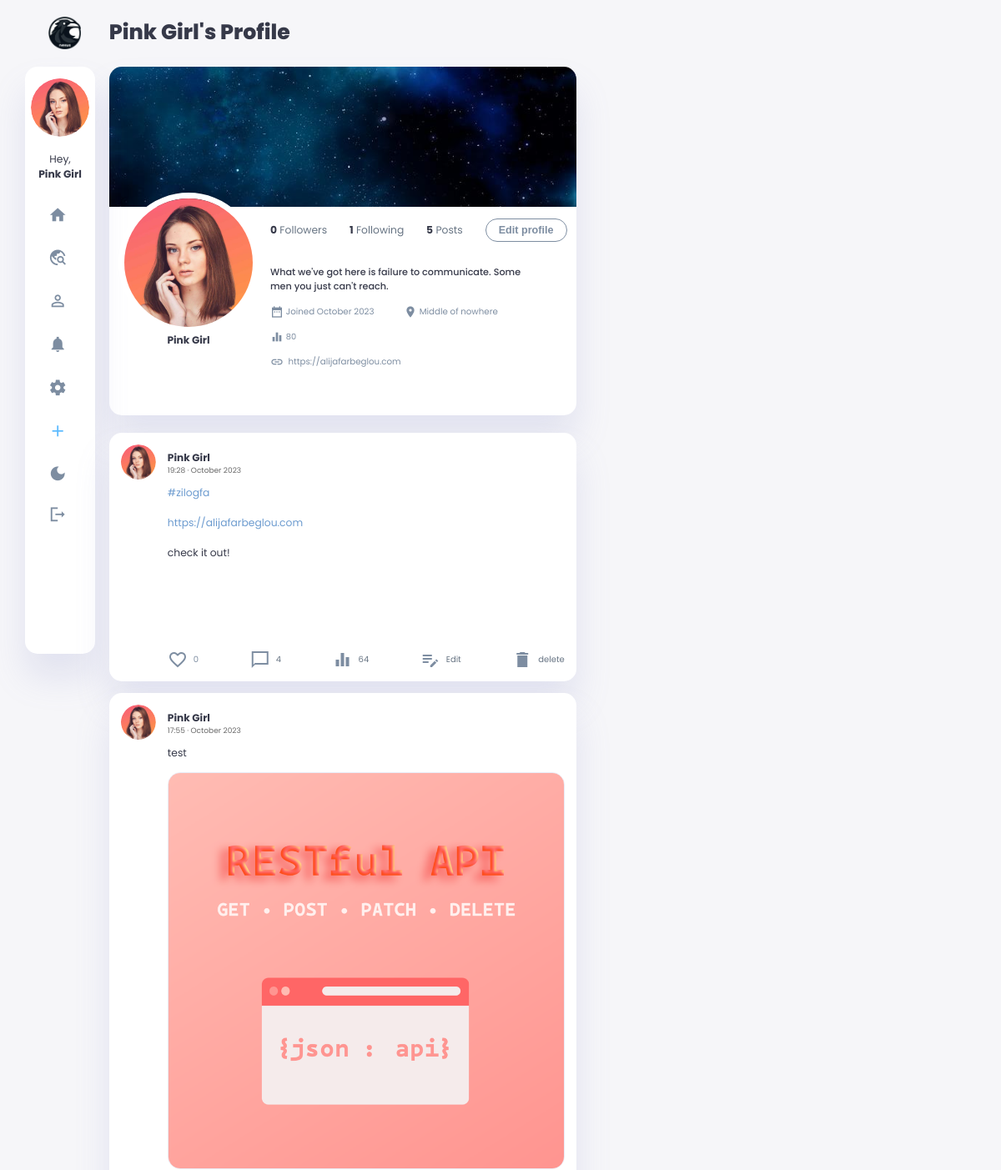
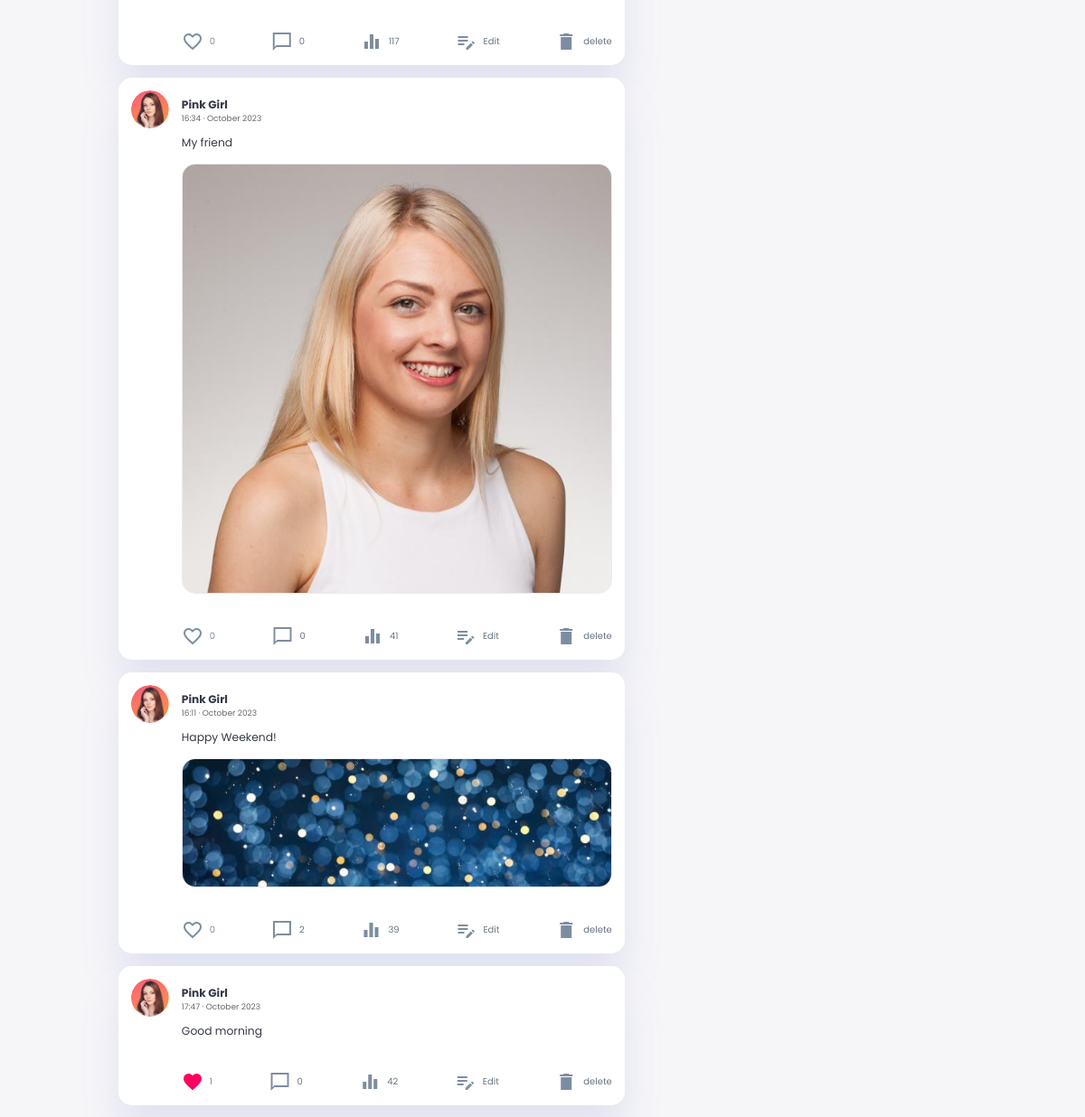
/2 (signed in), run on an earlier commit of the app's database (2 pictures, top to bottom).
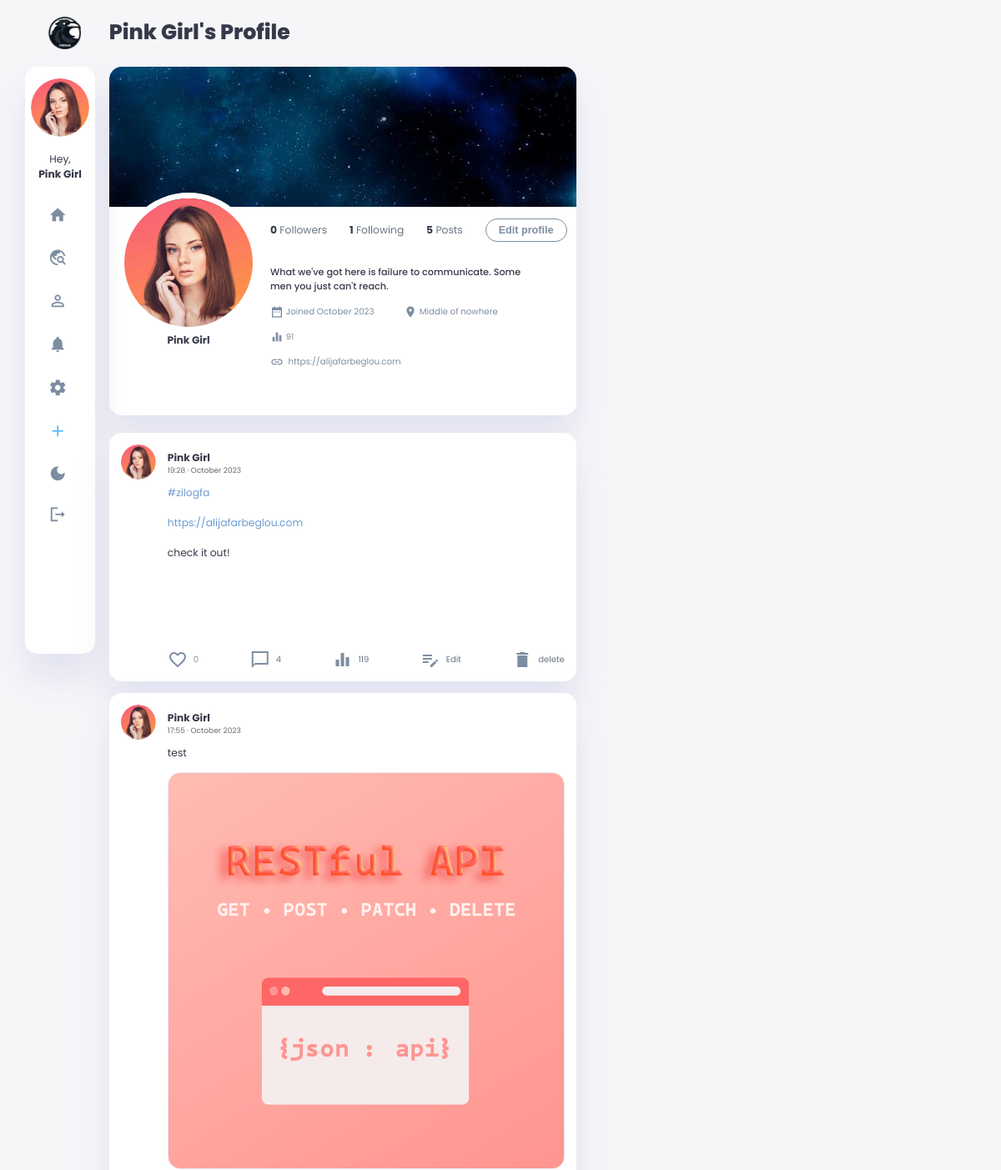
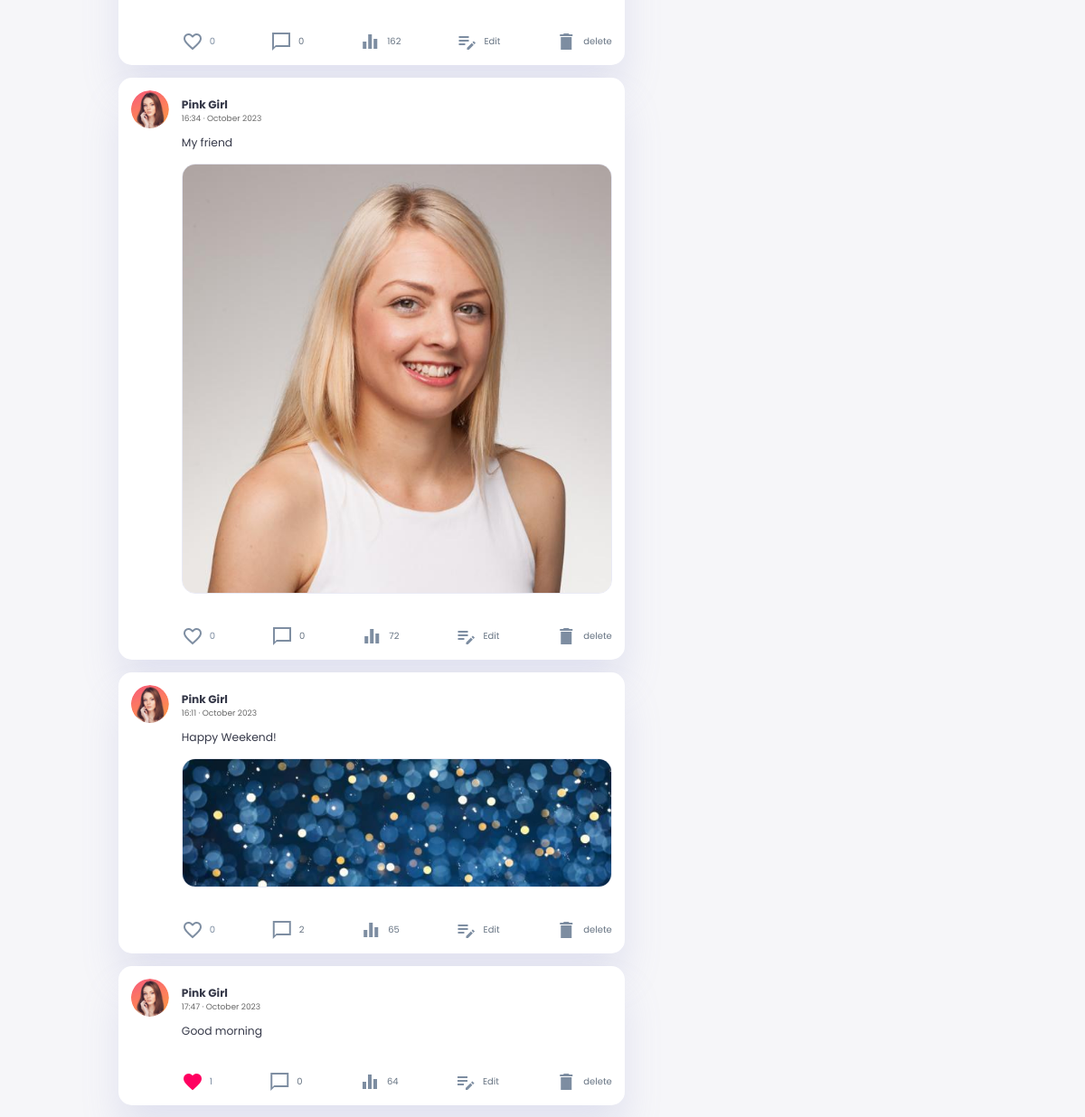
And on a later commit of the database (2 pictures, top to bottom).
### main.py (models this page shows, shortened)
    class User(db.Model, UserMixin):
        __tablename__ = 'user'
        id = db.Column(db.Integer, primary_key=True)
        username = db.Column(db.String(40), nullable=False, unique=False)
        email = db.Column(db.String(80), nullable=False, unique=True)
        password = db.Column(db.String(100), nullable=False)
        profile_picture = db.Column(db.String(80))
        header_picture = db.Column(db.String(80))
        bio = db.Column(db.Text, nullable=True)
        phone_number = db.Column(db.String(20), nullable=True)
        location = db.Column(db.String(30), nullable=True)
        birthday = db.Column(db.DateTime, nullable=True)
        bio_url = db.Column(db.String(255), nullable=True)
        profile_impressions = db.Column(db.Integer, default=0)
        created_at = db.Column(db.DateTime, default=datetime.utcnow)
        updated_at = db.Column(
            db.DateTime, default=datetime.utcnow, onupdate=datetime.utcnow)
        is_blocked = db.Column(db.Boolean, default=False)
        is_private = db.Column(db.Boolean, default=False)
        dark_theme = db.Column(db.Boolean, default=False)
        posts = relationship('Post', back_populates='user')
        comments = db.relationship('Comment', back_populates='user')
        liked_posts = db.relationship(
            'Post', secondary=likes, backref='likers')
        followed = db.relationship('User', secondary=followers,
                                   primaryjoin=(followers.c.follower_id == id),
                                   secondaryjoin=(
                                       followers.c.followed_id == id),
                                   backref=db.backref('followers', lazy='dynamic'), lazy='dynamic')

    class Post(db.Model):  # user.posts.all()
        __tablename__ = 'post'
        id = db.Column(db.Integer, primary_key=True)
        user_id = db.Column(db.Integer, db.ForeignKey(
            'user.id'), nullable=False)
        body = db.Column(db.Text, nullable=False)
        post_picture = db.Column(db.String(200))
        likes = db.Column(db.Integer, default=0)
        created_at = db.Column(db.DateTime, default=datetime.utcnow)
        updated_at = db.Column(
            db.DateTime, default=datetime.utcnow, onupdate=datetime.utcnow)
        post_impressions = db.Column(db.Integer, default=0)
        user = relationship('User', back_populates='posts')
        comments = db.relationship(
            'Comment', back_populates='post', cascade="all, delete-orphan")

### main.py (the view)
    @app.route('/<int:user_id>')
    @login_required
    def user_profile(user_id):
        user = User.query.get(user_id)
        if user:
            followers = user.followers.all()
            followed = user.followed.all()
            reversed_posts = Post.query.filter_by(
                user_id=user.id).order_by(Post.created_at.desc()).all()
            for post in reversed_posts:
                post.body = process_post_body(post.body)
            return render_template('user_profile.html', user=user, followers=followers, followed=followed, posts=reversed_posts, current_user=current_user, logged_in=current_user.is_authenticated, csrf_token=generate_csrf())
        else:
            flash('User not found.')
            return redirect(url_for('home_page'))

### main.py (called while the page is built)
@login_manager.user_loader
def load_user(user_id):
    return User.query.get(int(user_id))

@app.before_request
def before_request():
    g.csrf_token = generate_csrf()  # from flask import g

def process_post_body(body):
    body = re.sub(
        r'(http[s]?://(?:[a-zA-Z]|[0-9]|[$-_@.&+]|[!*\\(\\),]|(?:%[0-9a-fA-F][0-9a-fA-F]))+)',
        r'<a href="\1" target="_blank" class="url-link">\1</a>', body
    )
    body = re.sub(
        r'#(\w+)', r'<a href="/search?query=\1" class="hashtag-link">#\1</a>', body)
    return body

### templates/user_profile.html (shortened to what the changed rows need)
{% extends 'base.html' %}
{% block content %}
<h1>{{ user.username }}'s Profile</h1>
<div class="profile-sec" data-user-id="{{ user.id }}">
    <div class="header-img">
        {% if user.header_picture %}
        <img src="{{ url_for('static', filename='header_pictures/' + user.header_picture) }}">
        {% else %}
        <img src="{{ url_for('static', filename='images/blank-profile-pic.png') }}">
        {% endif %}
    </div>
    <div class="profile-heading">
        <div class="profile-title">
            <div class="profile-img">
                {% if user.profile_picture %}
                <img src="{{ url_for('static', filename='profile_pictures/' + user.profile_picture) }}">
                {% else %}
                <img src="{{ url_for('static', filename='images/blank-profile-pic.png') }}">
                {% endif %}
            </div>
            <h3>{{ user.username }}</h3>
        </div>
        <div class="profile-follow">
            <div class="profile-detail">
                <div class="profile-about">
                    {% if user.bio %}
                    <p>{{ user.bio }}</p>
                    {% else  %}
                    <p>&nbsp;</p>
                    {% endif %}
                </div>
                <div class="profile-location">
                    <p><span class="material-icons-sharp">date_range</span>&nbsp;Joined {{ user.created_at.strftime('%B %Y') }}</p>
                    {% if user.location %}
                    <p><span class="material-icons-sharp">room</span>&nbsp;{{ user.location }}</p>
                    {% else  %}
                    <p><span class="material-icons-sharp">room</span> &nbsp; </p>
                    {% endif %}
                </div>
                <div class="profile-location">
                    <p class="profile-impression-count"><span class="material-icons-sharp">equalizer</span> &nbsp; <span class="count-value" style="font-size: 0.7rem;">{{ user.profile_impressions }}</span> </p>
                </div>
                <div class="profile-location">
                    {% if user.bio_url %}
                    <p><span class="material-icons-sharp">insert_link</span> <a href="{{ user.bio_url }}" target="_blank" >&nbsp; {{ user.bio_url }}</a></p>
                    {% else  %}
                    <p><span class="material-icons-sharp">insert_link</span> &nbsp; </p>
                    {% endif %}
                </div>
            </div>
        </div>
    </div>
</div>
            {% for post in posts %}
            <div class="user-post" data-post-id="{{ post.id }}">
                <div class="content">
                    <div class="title">
                        {% if post.user.profile_picture %}
                        <img src="{{ url_for('static', filename='profile_pictures/' + post.user.profile_picture) }}">
                        {% else %}
                        <img src="{{ url_for('static', filename='images/blank-profile-pic.png') }}">
                        {% endif %}
                        <a href="#" onclick="return false;">
                        <h3>{{ post.user.username }}</h3>
                        <p style="font-size: xx-small; color: dimgray;">{{ post.created_at.strftime('%H:%M · %B %Y') }} </p>
                        </a>
                    </div>
                    <div class="post-body">
                        <p class="p-body">{{ post.body|replace('\n', '<br>')|safe }}</p>
                        {% if post.post_picture %}
                            <img src="{{ url_for('static', filename='post_pictures/' + post.post_picture) }}">
                        {% endif %}
                        <div class="comment-icon">
                            <a href="#" class="like-button" data-post-id="{{ post.id }}" {% if current_user and post in current_user.liked_posts %}class="liked"{% endif %} onclick="likePost(event, this); return false;">
                                <span class="likes-wrapper">
                                    {% if post.likes == 1 %}
                                        <span class="heart-emoji red-heart"><span class="material-icons-sharp">
                                        </span></span>
                                    {% else %}
                                        <span class="heart-emoji empty-heart"><span class="material-icons-sharp">
                                        </span></span>
                                    {% endif %}
                                <span class="likes-count">{{ post.likes }}</span>
                                </span>
                            </a>
                            {% if current_user != user %}
                            <a href="{{ url_for('show_post', post_id=post.id) }}">
                                <span class="material-icons-sharp">
                                    chat_bubble_outline
                                </span>
                                <p>{{ post.comments|length }}</p>
                            </a>
                            <a href="{{ url_for('show_post', post_id=post.id) }}">
                                <span class="material-icons-sharp">
                                    equalizer
                                </span>
                                <p class="impression-count">{{ post.post_impressions }} </p>
                            </a>
                            <a href="#">
                                <span class="material-icons-sharp">
                                    more_horiz
                                    </span>
                                <p>{{ post.created_at.strftime('%B %Y') }} </p>
                            </a>
                            {% else %}
                            <a href="{{ url_for('show_post', post_id=post.id) }}">
                                <span class="material-icons-sharp">
                                </span>
                                <p>{{ post.comments|length }}</p>
                            </a>
                            <a href="{{ url_for('show_post', post_id=post.id) }}">
                                <span class="material-icons-sharp">
                                </span>
                                <p class="impression-count">{{ post.post_impressions }} </p>
                            </a>
                            <a href="{{url_for('edit_post', post_id=post.id)}}">
                                <span class="material-icons-sharp">
                                    </span>
                                <p>Edit</p>
                            </a>
                            <a href="{{url_for('delete_post', post_id=post.id)}}">
                                <span class="material-icons-sharp">
                                    </span>
                                <p>delete </p>
                            </a>
                            {% endif %}
                        </div>
                    </div>
                </div>
            </div>
{% endfor %}
{% endblock %}

### templates/base.html (shortened to what the changed rows need)
<!DOCTYPE html>
<html lang="en">
<head>
    <link rel="stylesheet" href="{{url_for('static', filename='css/root.css')}}">
    <link rel="stylesheet" href="{{url_for('static', filename='css/aside.css')}}">
    <link rel="stylesheet" href="{{url_for('static', filename='css/main.css')}}">
    <link rel="stylesheet" href="{{url_for('static', filename='css/right-section.css')}}">
    <link rel="stylesheet" href="{{url_for('static', filename='css/about.css')}}">
    <link rel="stylesheet" href="{{url_for('static', filename='css/btn.css')}}">
    <link rel="stylesheet" href="{{url_for('static', filename='css/custom_input_image.css')}}">
    <link rel="stylesheet" href="{{url_for('static', filename='css/search.css')}}">
    <link rel="stylesheet" href="{{url_for('static', filename='css/tablet.css')}}">
    <link rel="stylesheet" href="{{url_for('static', filename='css/phone.css')}}">
</head>
<body>
    <div class="container">
        <aside>
            <div class="aside-fixed">
            <div class="sidebar">
                {% if not logged_in: %}
                <a href="{{ url_for('all') }}">
                    <span class="material-icons-sharp">
                        travel_explore
                    </span>
                    <h3>Explore</h3>
                </a>
                <a href="{{ url_for('about') }}">
                    <span class="material-icons-sharp">
                        contact_support
                    </span>
                    <h3>About</h3>
                </a>
                <a href="#" id="dark-mode-toggle">
                    <span class="material-icons-sharp">
                        dark_mode
                    </span>
                    <h3>Theme</h3>
                </a>
                <a href="{{ url_for('login') }}">
                    <span class="material-icons-sharp">
                        login
                    </span>
                    <h3>Login</h3>
                </a>
                <a href="{{ url_for('register') }}">
                    <span class="material-icons-sharp">
                        app_registration
                    </span>
                    <h3>Register</h3>
                </a>
                {% else %}
                <div class="user-profile">
                    <div class="profile-img">
                        {% if current_user.profile_picture %}
                        <img src="{{ url_for('static', filename='profile_pictures/' + current_user.profile_picture) }}">
                        {% else %}
                        <img src="{{ url_for('static', filename='images/blank-profile-pic.png') }}">
                        {% endif %}
                    </div>
                    <div class="profile-name">
                        <div class="info">
                            <p>Hey, <b>{{current_user.username}}</b></p>
                        </div>
                    </div>
                </div>
                <a href="{{ url_for('home_page') }}">
                    <span class="material-icons-sharp">
                    </span>
                </a>
                <a href="{{ url_for('all') }}">
                    <span class="material-icons-sharp">
                    </span>
                </a>
                <a href="{{ url_for('user_profile', user_id=current_user.id) }}">
                    <span class="material-icons-sharp">
                    </span>
                </a>
                <a href="#">
                    <span class="material-icons-sharp">
                    </span>
                </a>
                <a href="{{ url_for('setting') }}">
                    <span class="material-icons-sharp">
                    </span>
                </a>
                <a class="post-btn" href="{{ url_for('new_post') }}">
                    <span class="material-icons-sharp">
                    </span>
                </a>
                <a href="#" id="dark-mode-toggle">
                    <span class="material-icons-sharp">
                    </span>
                </a>
                <a href="{{ url_for('logout') }}">
                    <span class="material-icons-sharp">
                    </span>
                </a>
                {% endif %}
            </div>
            </div>
        </aside>
        <main>
        {% block content %}
        {% endblock %}
        </main>
    </div>
</body>
</html>

What changed in the data, as far as the page shows it:
changed User "Pink Girl": profile_impressions "80" → "91"
changed Post "#zilogfa https://alijafarbeglou.com check it out!": post_impressions "64" → "119"
changed Post "test": post_impressions "117" → "162"
changed Post "My friend": post_impressions "41" → "72"
changed Post "Happy Weekend!": post_impressions "39" → "65"
changed Post "Good morning": post_impressions "42" → "64"
